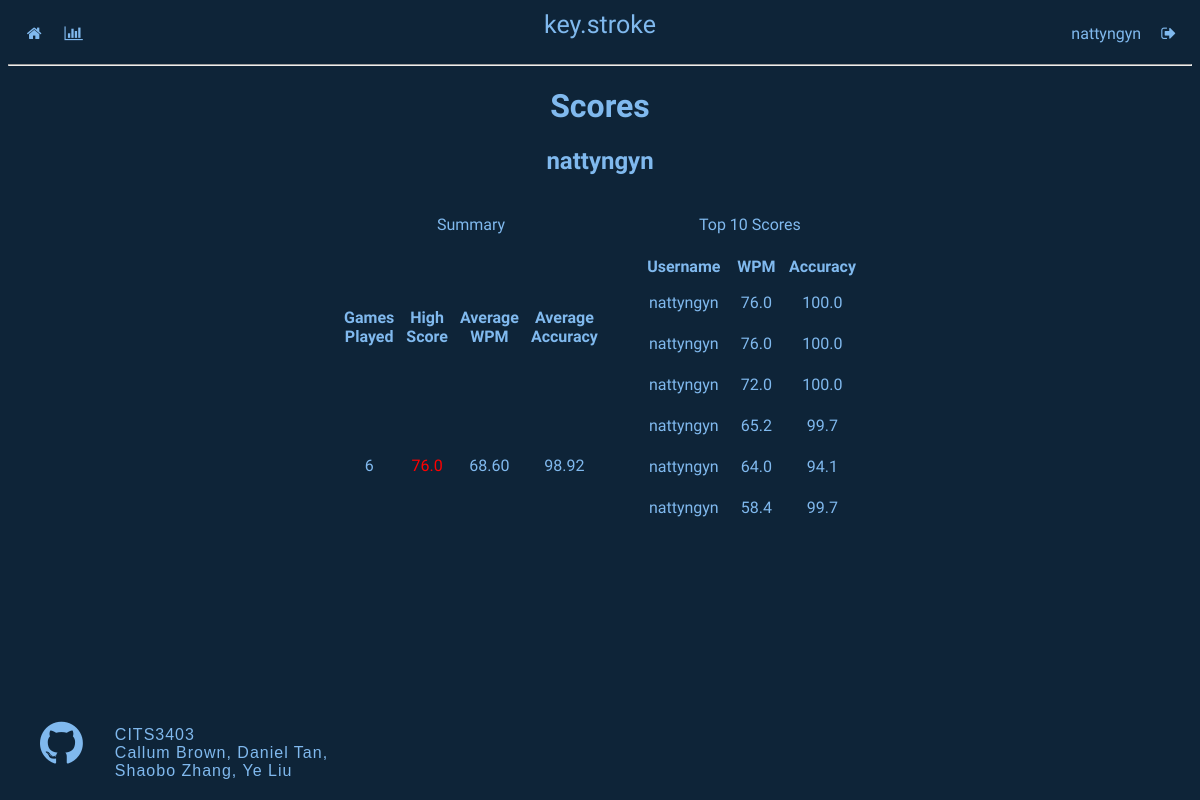
/user/nattyngyn (signed in), run on an earlier commit of the app's database.
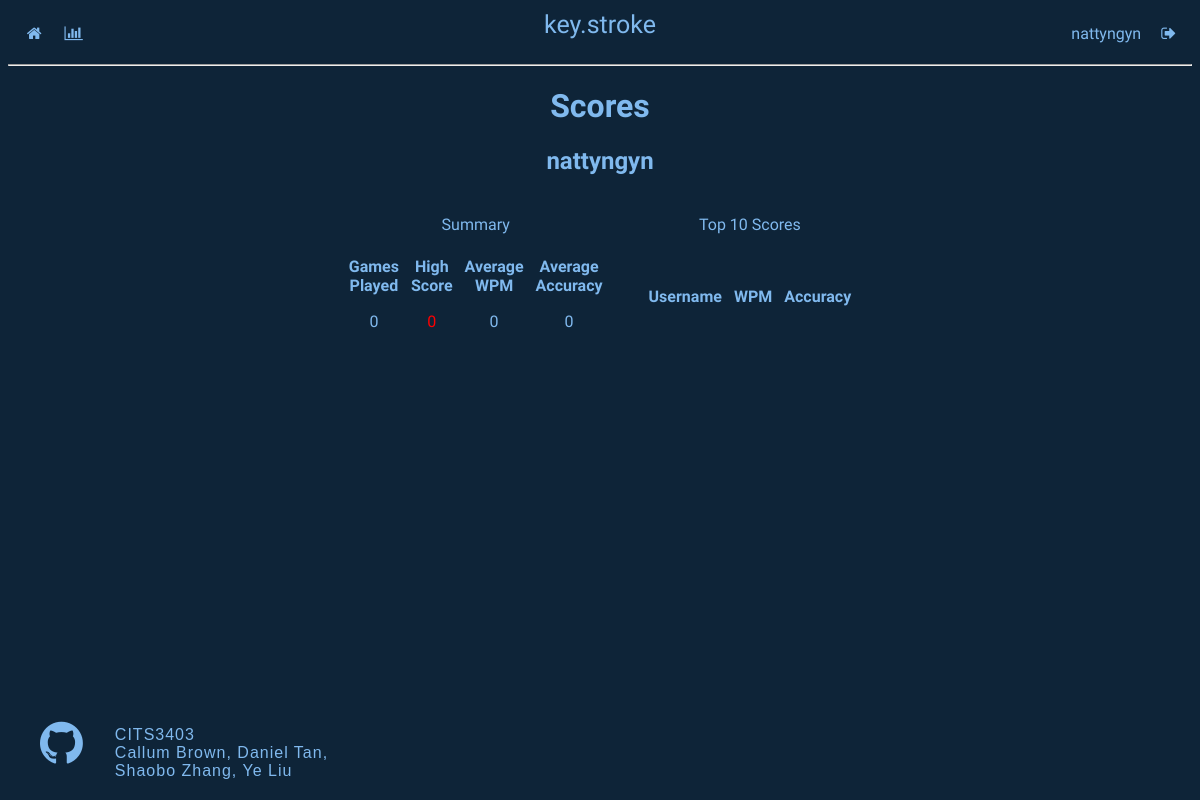
And on a later commit of the database.
### app/models.py (models this page shows, shortened)
class User(UserMixin, db.Model):
    id = db.Column(db.Integer, primary_key=True)
    username = db.Column(db.String(64), index=True, unique=True)
    email = db.Column(db.String(128), index=True, unique=True)
    password_hash = db.Column(db.String(128))
    scores = db.relationship('Score', backref='author', lazy='dynamic')

class Score(db.Model):
    id = db.Column(db.Integer, primary_key=True)
    username = db.Column(db.String(64))
    score = db.Column(db.Float, index=True, nullable=True) #WPM
    accuracy = db.Column(db.Float, index=True, nullable=True) #accuracy
    user_id = db.Column(db.Integer, db.ForeignKey('user.id'))

### app/routes.py (the view)
@login_required
@app.route('/user/<username>')
def user(username):
    if current_user.is_authenticated:
        user_username = current_user.username
        user_iden = current_user.id
        top10Score = Score.query.filter_by(user_id=user_iden).order_by(Score.score.desc()).limit(10).all()
        myScore = Score.query.filter_by(user_id=user_iden).all()
        wpm, accuracy, count, high_score= 0,0,0,0
        for allscore in myScore:
            count += 1
            accuracy += allscore.accuracy
            wpm += allscore.score
        for score in top10Score:
            if (score.score > high_score):
                high_score = score.score
        if count == 0:
            noData = "No data logged! Please play a game"
            avg_wpm, avg_accuracy = 0,0
        else:
            avg_wpm, avg_accuracy = (format((wpm/count), '.2f')), (format((accuracy/count), '.2f'))
    if not current_user.is_authenticated:
        return render_template('notauthen.html')
    return render_template('user.html', username = user_username, user_id=user_iden, myScore=top10Score, count=count, avg_wpm=avg_wpm, avg_accuracy=avg_accuracy, high_score=high_score)

### app/models.py (called while the page is built)
@login.user_loader
def load_user(user_id):
    return User.query.get(int(user_id))

### app/templates/user.html (shortened to what this page needs)
{% extends "base.html" %}
{% block head %}
<link rel= "stylesheet" type= "text/css" href="{{ url_for('static',filename='stylesheets/base.css') }}">
<link rel= "stylesheet" type= "text/css" href="{{ url_for('static',filename='stylesheets/user.css') }}">
{% endblock %}
{% block content %}
    <body>
        <h1>Scores</h1>
        <h2>{{ username }}</h2>
        <div class='container'>
        <table id='summary'>
            <caption>Summary</caption>
            <tr>
                <th>Games Played</th>
                <th>High Score</th>
                <th>Average WPM</th>
                <th>Average Accuracy</th>
            </tr>
            <tr>
                <td>{{ count }}</td>
                <td style="color: red">{{ high_score }}</td>
                <td>{{ avg_wpm }}</td>
                <td>{{ avg_accuracy }}</td>
            </tr>
        </table>
        <table id='scores'>
            <caption>Top 10 Scores</caption>
            <tr>
                <th>Username</th>
                <th>WPM</th>
                <th>Accuracy</th>
            </tr>
        {% for score in myScore %}
            <tr>
                <td>{{ score.username }}</td>
                <td>{{ score.score  }}</td>
                <td>{{ score.accuracy }}</td>
        {% endfor %}
        </table>
    </div>
    </body>
{% endblock %}

### app/templates/base.html (shortened to what this page needs)
<!DOCTYPE html>
<html lang="en">
<head>
    <link rel="stylesheet" href="https://cdnjs.cloudflare.com/ajax/libs/font-awesome/4.7.0/css/font-awesome.min.css">
    {% block head %} {% endblock %}
</head>
<body>
    <div class="topnav">
        <div class='topnav-left'>
            <a href="{{ url_for('home') }}"><i class="fa fa-fw fa-home"></i></a>
            <a href="{{ url_for('scores') }}"><i class="fa fa-bar-chart"></i></a>
        </div>
        <div class='logo'><span><a href="{{ url_for('home') }}">key.stroke</a></span></div>
        <div class='topnav-right' style="margin-left: auto; order: 2">
            {% if current_user.is_anonymous %}
                <a href="{{ url_for('register') }}"><i class="fa fa-fw fa-user"></i></a>
                <a href="{{ url_for('login') }}"><i class="fa fa-sign-in"></i></a>
            {% else %}
                <a href="{{ url_for('user', username=current_user.username) }}">{{current_user.username}}</a>
                <a href="{{ url_for('logout') }}"><i class="fa fa-sign-out"></i></a>
            {% endif %}
        </div>
    </div>
    <hr>
    {% block content %} {% endblock %}
    <div class="credits" style="position: absolute; bottom: 0; width: 30%">
        <a href="https://github.com/danieltobiastan/reimagined-octo-parakeet"><i class="fa fa-github" style="float: left; font-size: 50px; padding: 2rem"></i></a>
        <p style="text-align: left; margin-top: 40px; font-family: 'Gill Sans', 'Gill Sans MT', Calibri, 'Trebuchet MS', sans-serif; letter-spacing: 1px">CITS3403<br>Callum Brown, Daniel Tan, Shaobo Zhang, Ye Liu</p>
    </div>
</body>
</html>

### app/static/stylesheets/base.css (style rules this page uses)
.topnav { height: 1em; background-color: rgb(14, 36, 56); padding: 1em; font-family: 'Anonymous Pro', monospace; word-spacing: 1em; display: flex; }
.logo { margin: auto; position: absolute; left: 50%; margin-right: -50%; transform: translate(-50%, -50%); font-size: 25px }
a, a:hover { color: rgb(128, 185, 238); text-decoration: none }
body { background-color: rgb(14, 36, 56); color: white; font-family: 'Anonymous Pro', monospace; }

### app/static/stylesheets/user.css (style rules this page uses)
body { background-color: rgb(14, 36, 56); color: rgb(128, 185, 238); font-family: 'Anonymous Pro', monospace; text-align: center; }
table, th, td { padding: 5px; }
td { padding: 10px; }
#summary, #scores { padding: 1em; width: 60% }
.container { margin: 0 auto; width: 40%; display: flex; justify-content: center; padding: 20px; }

What changed in the data, as far as the page shows it:
removed Score: score "76.0", username "nattyngyn", accuracy "100.0"
removed Score: username "nattyngyn", score "76.0", accuracy "100.0"
removed Score: username "nattyngyn", score "72.0", accuracy "100.0"
removed Score: username "nattyngyn", score "65.2", accuracy "99.7"
removed Score: username "nattyngyn", score "64.0", accuracy "94.1"
removed Score: username "nattyngyn", score "58.4", accuracy "99.7"
Also different on the page:
{{ count }}: "6" → "0"
{{ high_score }}: (not shown) → "0"
{{ avg_wpm }}: "68.60" → "0"
{{ avg_accuracy }}: "98.92" → "0"
